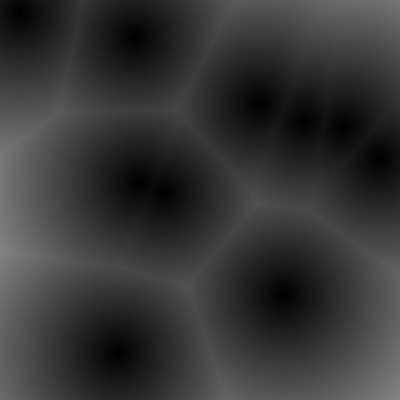
Frame 1 (no input)
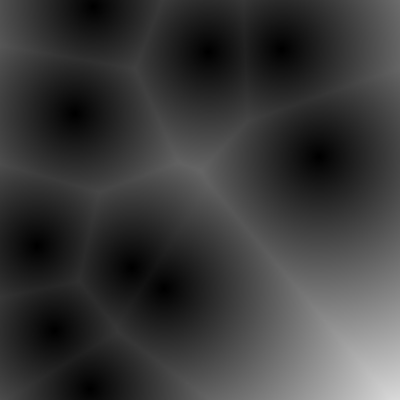
Frame 60 (the mouse pressed at the canvas centre just before this capture)
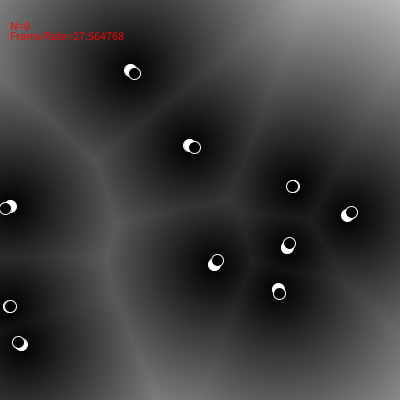
Frame 120 (the mouse held since frame 60 and released just before this capture)

The Processing sketch that drew these frames (run headless with seeded random() and noise(); from frame 60 on, the mouse is pressed at the canvas centre):

// Processing sketch: WorleyNoise
// ── WorleyNoise.pde
FeaturePoint[] featurePoints = new FeaturePoint[10];
int featureN = 0;

void setup() {
  size(400,400);  
  stroke(255);  
  frameRate(30);

  for (int i = 0; i < featurePoints.length; i++) {
    featurePoints[i] = new FeaturePoint(random(width), random(height));
  }
}

void draw() {
  loadPixels();
  fill(0, 102, 153);
  float[] distances = new float[featurePoints.length];
  float distance;
  for (int x = 0; x < width; x++) {
    for (int y = 0; y < height; y++) {
      for (int i = 0; i < featurePoints.length; i++) {
        distance = dist(x, y, featurePoints[i].pos.x, featurePoints[i].pos.y);
        distances[i]=distance;
      }
      distances = sort(distances);
      //featureN*50 is an arbitrary choice, helps keep everything from turning pure white due to the map
      pixels[x + y * width]=color(map(distances[featureN], 0, 300+ (featureN*100) , 0, 255));
    }
  }

  updatePixels();

  if (mousePressed) {
    textSize(12);
    fill(255, 0, 0);
    text("N="+featureN, 10, 30); 
    text("Frame Rate="+frameRate, 10, 40);
  }

  for (int i = 0; i < featurePoints.length; i++) {
    FeaturePoint point = featurePoints[i];
    if (mousePressed) {
      fill(255);
      //Clear the last draw of this feature point if it was drawn
      // if it wasn't drawn, the center of the focus point is black anyways so we shouldn't see any effect
      ellipse(point.pos.x, point.pos.y, 12, 12);
    }

    point.move();

    //Technically this position is 1 frame ahead of the noise that's rendered, but given the frame rate it should be fine
    if (mousePressed) {
      fill(0);
      ellipse(point.pos.x, point.pos.y, 12, 12);
    }
  }
}

void keyPressed() {
  if (keyCode==UP && featureN<featurePoints.length-1) {
    featureN++;
  } else if (keyCode==DOWN && featureN>0) {
    featureN--;
  }
}



// Feature point class, used to store position and x,y velocity
class FeaturePoint {
  PVector pos;
  float xVelocity, yVelocity;
  FeaturePoint(float x, float y) {
    pos = new PVector(x, y);
    xVelocity = random(-5, 5);
    yVelocity = random(-5, 5);
  }

  //In some cases the x,y positions will exceed the boundaries of the canvas, the next draw will bring them back in the boundary though.
  void move() {
    pos.x=pos.x+xVelocity;
    if (pos.x>=width || pos.x<=0) {
      xVelocity=-xVelocity;
    } 

    pos.y=pos.y+yVelocity;
    if (pos.y>=height || pos.y<=0) {
      yVelocity=-yVelocity;
    }
  }
}
